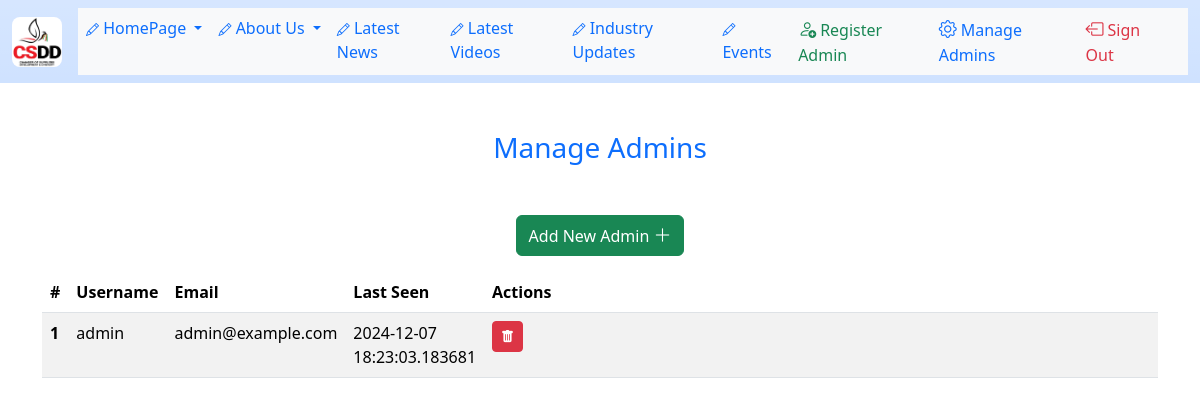
Page /admins (signed in) on the committed database.
### app/models.py (models this page shows, shortened)
class User(UserMixin, db.Model):
    id = db.Column(db.Integer, primary_key=True)
    username = db.Column(db.String(64), index=True, unique=True)
    email = db.Column(db.String(120), index=True, unique=True)
    password_hash = db.Column(db.String(128))
    posts = db.relationship("Post", backref="author", lazy="dynamic")
    about_me = db.Column(db.String(140))
    last_seen = db.Column(db.DateTime, default=lambda: datetime.now(timezone.utc))
    followed = db.relationship(
        "User",
        secondary=followers,
        primaryjoin=(followers.c.follower_id == id),
        secondaryjoin=(followers.c.followed_id == id),
        backref=db.backref("followers", lazy="dynamic"),
        lazy="dynamic",
    )

### app/routes.py (the view)
@app.route("/admins")
@login_required
def manage_admins():
    admins = User.query.all()
    return render_template(
        "admin/manage_admins.html", admins=admins, title="Manage Admins"
    )

### app/models.py (called while the page is built)
@login.user_loader
def load_user(id):
    return User.query.get(int(id))

### app/routes.py (called while the page is built)
@app.before_request
def before_request():
    if current_user.is_authenticated:
        current_user.last_seen = datetime.now(timezone.utc)
        db.session.commit()

### app/templates/admin/manage_admins.html (shortened to what this page needs)
{% extends "base.html" %} {% block content %}
<h3 class="text-center text-primary mb-5">Manage Admins</h3>
<h2 class="text-center mb-3">
  <a role="button" href="{{url_for('register')}}" class="btn btn-success">
    Add New Admin
    <i class="bi bi-plus-lg" style="font-size: large"></i>
  </a>
</h2>
<div class="mx-auto container table-responsive">
  <table class="table table-striped">
    <thead>
      <tr>
        <th scope="col">#</th>
        <th scope="col">Username</th>
        <th scope="col">Email</th>
        <th scope="col">Last Seen</th>
        <th scope="col">Actions</th>
      </tr>
    </thead>
    <tbody>
      {% for admin in admins %}
      <tr>
        <th scope="row">{{ admin.id }}</th>
        <td>{{ admin.username }}</td>
        <td>{{ admin.email }}</td>
        <td>{{ admin.last_seen }}</td>
        <td class="container text-center text-primary">
          <div class="d-flex">
            <div>
              <a
                role="button"
                class="btn btn-danger btn-sm"
                data-bs-toggle="modal"
                data-bs-target="#deleteModal"
                data-id="{{admin.id}}"
                onclick="handleDeleteClick(event);"
              >
                <i class="bi bi-trash-fill" style="font-size: small"></i>
              </a>
            </div>
          </div>
        </td>
      </tr>
      {% endfor %}
    </tbody>
  </table>
</div>
{% endblock %}

### rows in the picture
User: id "1", username "admin", email "admin@example.com", last_seen "2024-12-07 18:23:03.183681"
